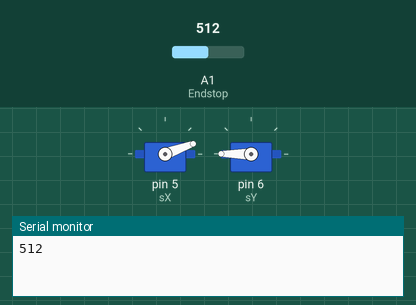
Simulated run of this sketch. Board: Arduino Uno, built with avr-gcc and run on an emulated ATmega328P. On the bench: 2 × servo, the last lines printed to the serial monitor. The test bench sets the inputs (shaded band); at power-on: A1 (Endstop) = 512.

Above: at 3.1 s.
3.2 s: A1 (Endstop) set to 790
5.1 s: A1 (Endstop) set to 819
At 6.05 s:
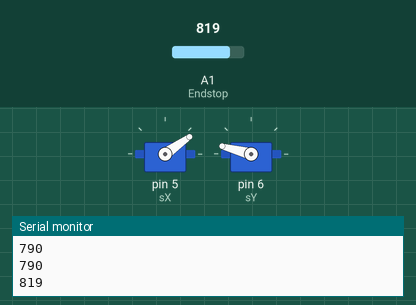
At 7.9 s:
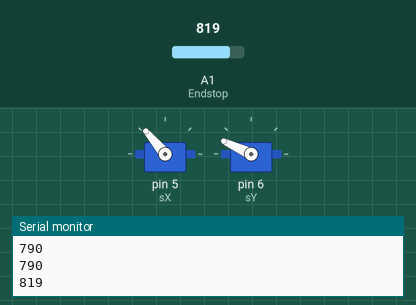
Timing chart, 0 to 9.4 s (numbered marks = the images above; inputs shaded):
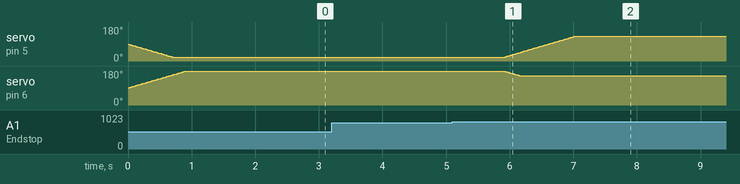

The sketch:

FireDroneIn.ino
```cpp
#include <Servo.h>

int Endstop = A1;

int EndstopSig=800;


int XTangle = 130;
int YTangle = 155;


int DeXTangle = 20;
int DeYTangle = 180;
int serT = 10;


Servo sX;
Servo sY;

int fireDel = 5000;


void TargetAngle(int Xangle, int Yangle){
  sX.attach(5);
  sY.attach(6);
  while(1){
    if(sX.read()<Xangle)sX.write(sX.read()+1);
    if(sX.read()>Xangle)sX.write(sX.read()-1);
    if(sY.read()<Yangle)sY.write(sY.read()+1);
    if(sY.read()>Yangle)sY.write(sY.read()-1);
    if (sX.read()==Xangle && sY.read()==Yangle)break;
    delay(serT);
  }
  delay(fireDel);
//  sX.write(Xangle);
//  sY.write(Yangle);
}

void DeTargetAngle(int Xangle, int Yangle){

  while(1){
    if(sX.read()<Xangle)sX.write(sX.read()+1);
    if(sX.read()>Xangle)sX.write(sX.read()-1);
    if(sY.read()<Yangle)sY.write(sY.read()+1);
    if(sY.read()>Yangle)sY.write(sY.read()-1);
    if (sX.read()==Xangle && sY.read()==Yangle)break;
    delay(serT);
  }
  delay(1000);
    sX.detach();
  sY.detach();
}

void setup() {
  sX.attach(5);
  sY.attach(6);
  DeTargetAngle(DeXTangle,DeYTangle);
  Serial.begin(9600);
}

void loop() {
if(analogRead(Endstop)>EndstopSig){
  TargetAngle(XTangle,YTangle);
  }
  else{
    DeTargetAngle(DeXTangle,DeYTangle);
  }
Serial.println(analogRead(A1));
//TargetAngle(XTangle,YTangle);
//DeTargetAngle(DeXTangle,DeYTangle);
}
```

Measured:
- the behaviour switches between 800 and 801 on A1 (Endstop) (found by bisection; images 0 and 1)
- after the input at 5.1 s, servo on pin 5 (sX): moves from 20° to 130° over 1.1 s, starting after 0.81 s; servo on pin 6 (sY): moves from 180° to 155° over 0.24 s, starting after 0.81 s
